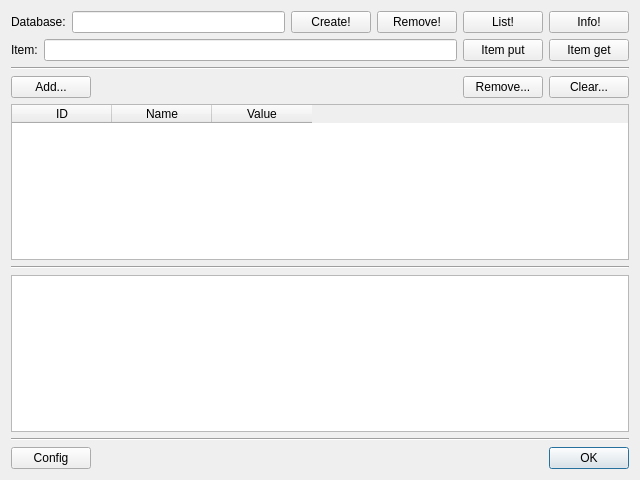
<?xml version="1.0" encoding="UTF-8"?>
<ui version="4.0">
 <class>MainWindow</class>
 <widget class="QDialog" name="MainWindow">
  <property name="geometry">
   <rect>
    <x>0</x>
    <y>0</y>
    <width>640</width>
    <height>480</height>
   </rect>
  </property>
  <property name="windowTitle">
   <string>Amazon SimpleDB GUI</string>
  </property>
  <property name="windowIcon">
   <iconset resource="resources.qrc">
    <normaloff>:/main/icon.ico</normaloff>:/main/icon.ico</iconset>
  </property>
  <layout class="QVBoxLayout" name="verticalLayout">
   <item>
    <layout class="QHBoxLayout" name="horlayCreate">
     <item>
      <widget class="QLabel" name="labelDB">
       <property name="text">
        <string>Database:</string>
       </property>
      </widget>
     </item>
     <item>
      <widget class="QLineEdit" name="lineDbName"/>
     </item>
     <item>
      <widget class="QPushButton" name="pushCreateDB">
       <property name="text">
        <string>Create!</string>
       </property>
      </widget>
     </item>
     <item>
      <widget class="QPushButton" name="pushRemoveDB">
       <property name="text">
        <string>Remove!</string>
       </property>
      </widget>
     </item>
     <item>
      <widget class="QPushButton" name="pushListDB">
       <property name="text">
        <string>List!</string>
       </property>
      </widget>
     </item>
     <item>
      <widget class="QPushButton" name="pushMetaDB">
       <property name="text">
        <string>Info!</string>
       </property>
      </widget>
     </item>
    </layout>
   </item>
   <item>
    <layout class="QHBoxLayout" name="horlayItem">
     <item>
      <widget class="QLabel" name="labelItemName">
       <property name="text">
        <string>Item:</string>
       </property>
      </widget>
     </item>
     <item>
      <widget class="QLineEdit" name="lineItem"/>
     </item>
     <item>
      <widget class="QPushButton" name="pushItemPut">
       <property name="text">
        <string>Item put</string>
       </property>
      </widget>
     </item>
     <item>
      <widget class="QPushButton" name="pushItemGet">
       <property name="text">
        <string>Item get</string>
       </property>
      </widget>
     </item>
    </layout>
   </item>
   <item>
    <widget class="Line" name="line">
     <property name="orientation">
      <enum>Qt::Horizontal</enum>
     </property>
    </widget>
   </item>
   <item>
    <layout class="QHBoxLayout" name="horlayItemEdit">
     <item>
      <widget class="QPushButton" name="pushAttrAdd">
       <property name="text">
        <string>Add...</string>
       </property>
      </widget>
     </item>
     <item>
      <spacer name="horizontalSpacer_2">
       <property name="orientation">
        <enum>Qt::Horizontal</enum>
       </property>
       <property name="sizeHint" stdset="0">
        <size>
         <width>40</width>
         <height>20</height>
        </size>
       </property>
      </spacer>
     </item>
     <item>
      <widget class="QPushButton" name="pushAttrRemove">
       <property name="text">
        <string>Remove...</string>
       </property>
      </widget>
     </item>
     <item>
      <widget class="QPushButton" name="pushAttrClear">
       <property name="text">
        <string>Clear...</string>
       </property>
      </widget>
     </item>
    </layout>
   </item>
   <item>
    <widget class="QTableWidget" name="tableItemAttributes">
     <property name="selectionBehavior">
      <enum>QAbstractItemView::SelectRows</enum>
     </property>
     <column>
      <property name="text">
       <string>ID</string>
      </property>
     </column>
     <column>
      <property name="text">
       <string>Name</string>
      </property>
     </column>
     <column>
      <property name="text">
       <string>Value</string>
      </property>
     </column>
    </widget>
   </item>
   <item>
    <widget class="Line" name="line_2">
     <property name="orientation">
      <enum>Qt::Horizontal</enum>
     </property>
    </widget>
   </item>
   <item>
    <widget class="QPlainTextEdit" name="plainAnswer">
     <property name="focusPolicy">
      <enum>Qt::NoFocus</enum>
     </property>
     <property name="undoRedoEnabled">
      <bool>false</bool>
     </property>
     <property name="readOnly">
      <bool>true</bool>
     </property>
    </widget>
   </item>
   <item>
    <widget class="Line" name="line_3">
     <property name="orientation">
      <enum>Qt::Horizontal</enum>
     </property>
    </widget>
   </item>
   <item>
    <layout class="QHBoxLayout" name="horlayOkConfig">
     <item>
      <widget class="QPushButton" name="pushConfig">
       <property name="text">
        <string>Config</string>
       </property>
      </widget>
     </item>
     <item>
      <spacer name="horizontalSpacer">
       <property name="orientation">
        <enum>Qt::Horizontal</enum>
       </property>
       <property name="sizeHint" stdset="0">
        <size>
         <width>40</width>
         <height>20</height>
        </size>
       </property>
      </spacer>
     </item>
     <item>
      <widget class="QPushButton" name="pushOK">
       <property name="text">
        <string>OK</string>
       </property>
       <property name="default">
        <bool>true</bool>
       </property>
      </widget>
     </item>
    </layout>
   </item>
  </layout>
 </widget>
 <tabstops>
  <tabstop>lineDbName</tabstop>
  <tabstop>pushCreateDB</tabstop>
  <tabstop>pushRemoveDB</tabstop>
  <tabstop>pushListDB</tabstop>
  <tabstop>pushMetaDB</tabstop>
  <tabstop>lineItem</tabstop>
  <tabstop>pushItemPut</tabstop>
  <tabstop>pushItemGet</tabstop>
  <tabstop>pushAttrAdd</tabstop>
  <tabstop>pushAttrRemove</tabstop>
  <tabstop>pushAttrClear</tabstop>
  <tabstop>tableItemAttributes</tabstop>
  <tabstop>pushConfig</tabstop>
  <tabstop>pushOK</tabstop>
 </tabstops>
 <resources>
  <include location="resources.qrc"/>
 </resources>
 <connections>
  <connection>
   <sender>pushOK</sender>
   <signal>clicked()</signal>
   <receiver>MainWindow</receiver>
   <slot>accept()</slot>
   <hints>
    <hint type="sourcelabel">
     <x>592</x>
     <y>458</y>
    </hint>
    <hint type="destinationlabel">
     <x>319</x>
     <y>239</y>
    </hint>
   </hints>
  </connection>
  <connection>
   <sender>pushAttrClear</sender>
   <signal>clicked()</signal>
   <receiver>tableItemAttributes</receiver>
   <slot>clear()</slot>
   <hints>
    <hint type="sourcelabel">
     <x>592</x>
     <y>83</y>
    </hint>
    <hint type="destinationlabel">
     <x>319</x>
     <y>184</y>
    </hint>
   </hints>
  </connection>
 </connections>
</ui>
